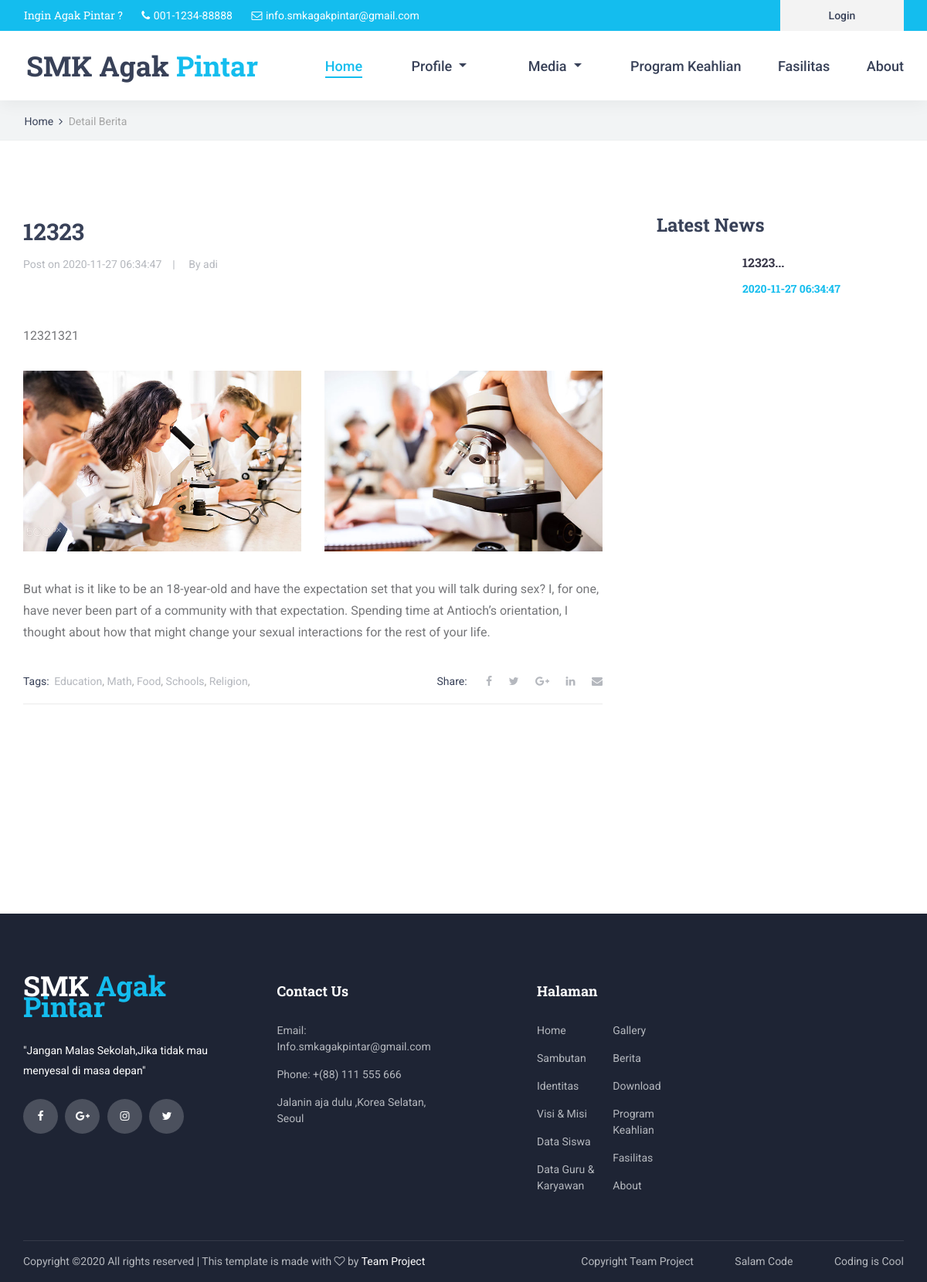
The app's page /home/detail_berita/2312312 with its own data.
### tables this page shows
CREATE TABLE `tbl_berita` (
  `id_berita` int(11) NOT NULL,
  `judul_berita` varchar(255) DEFAULT NULL,
  `slug_berita` varchar(255) DEFAULT NULL,
  `isi_berita` text DEFAULT NULL,
  `gambar_berita` varchar(30) DEFAULT NULL,
  `tgl_berita` timestamp NOT NULL DEFAULT current_timestamp(),
  `id_user` int(11) DEFAULT NULL
);

CREATE TABLE `tbl_user` (
  `id_user` int(2) NOT NULL,
  `nama_user` varchar(25) DEFAULT NULL,
  `username` varchar(25) DEFAULT NULL,
  `password` varchar(25) DEFAULT NULL,
  `level` int(2) DEFAULT NULL
);

### application/views/layout/v_content.php (called while the page is built)
<?php
  if ($isi) {
      $this->load->view($isi);
  }
?>

### application/views/layout/v_wrapper.php (called while the page is built)
<?php
require_once('v_head.php');
require_once('v_header.php');
require_once('v_nav.php');
require_once('v_content.php');
require_once('v_footer.php');

### application/controllers/Home.php (called while the page is built, shortened)
<?php
class Home extends CI_Controller
{
  public function __construct()
  {
    $this->load->model('m_home');
  }
  public function detail_berita($slug_berita)
  {
    $data = array(
      'title' => 'Detail Berita',
      'latets_berita' => $this->m_home->latets_berita(),
      'detail_berita' => $this->m_home->detail_berita($slug_berita),
      'isi' => 'v_detail_berita'
    );
    $this->load->view('layout/v_wrapper', $data, false);
  }
}

### index.php (called while the page is built, shortened)
<?php
require_once BASEPATH.'core/CodeIgniter.php';

### application/models/M_home.php (called while the page is built, shortened)
<?php
class M_home extends CI_Model
{
    public function detail_berita($slug_berita)
    {
        $this->db->select('*');
        $this->db->from('tbl_berita');
        $this->db->join('tbl_user', 'tbl_user.id_user = tbl_berita.id_user', 'left');
        $this->db->where('slug_berita', $slug_berita);
        return $this->db->get()->row();
    }
    public function latets_berita()
    {
        $this->db->select('*');
        $this->db->from('tbl_berita');
        $this->db->join('tbl_user', 'tbl_user.id_user = tbl_berita.id_user', 'left');
        $this->db->order_by('id_berita', 'desc');
        $this->db->limit(10);
        return $this->db->get()->result();
    }
}

### application/views/v_detail_berita.php (the view, shortened to what this page needs)
<div class="home">
    <div class="breadcrumbs_container">
        <div class="container">
            <div class="row">
                <div class="col">
                    <div class="breadcrumbs">
                        <ul>
                            <li><a href="index.html">Home</a></li>
                            <li>Detail Berita</li>
                        </ul>
                    </div>
                </div>
            </div>
        </div>
    </div>
</div>
<div class="blog">
    <div class="container">
        <div class="row">
            <div class="col-lg-8">
                <div class="blog_content">
                    <div class="blog_title"><?= $detail_berita->judul_berita ?></div>
                    <div class="blog_meta">
                        <ul>
                            <li>Post on <a href="#"><?= $detail_berita->tgl_berita ?></a></li>
                            <li>By <a href="#"><?= $detail_berita->nama_user ?></a></li>
                        </ul>
                    </div>
                    <div class="blog_image"><img src="<?= base_url('gambar_berita/' . $detail_berita->gambar_berita); ?>" alt=""></div>
                    <p><?= $detail_berita->isi_berita ?></p>
                    <div class="blog_images">
                        <div class="row">
                            <div class="col-lg-6 blog_images_col">
                                <div class="blog_image_small"><img src="images/blog_images_1.jpg" alt=""></div>
                            </div>
                            <div class="col-lg-6 blog_images_col">
                                <div class="blog_image_small"><img src="images/blog_images_2.jpg" alt=""></div>
                            </div>
                        </div>
                    </div>
                    <p>But what is it like to be an 18-year-old and have the expectation set that you will talk during sex? I, for one, have never been part of a community with that expectation. Spending time at Antioch’s orientation, I thought about how that might change your sexual interactions for the rest of your life.</p>
                </div>
                <div class="blog_extra d-flex flex-lg-row flex-column align-items-lg-center align-items-start justify-content-start">
                    <div class="blog_tags">
                        <span>Tags: </span>
                        <ul>
                            <li><a href="#">Education</a>, </li>
                            <li><a href="#">Math</a>, </li>
                            <li><a href="#">Food</a>, </li>
                            <li><a href="#">Schools</a>, </li>
                            <li><a href="#">Religion</a>, </li>
                        </ul>
                    </div>
                    <div class="blog_social ml-lg-auto">
                        <span>Share: </span>
                        <ul>
                            <li><a href="#"><i class="fa fa-facebook" aria-hidden="true"></i></a></li>
                            <li><a href="#"><i class="fa fa-twitter" aria-hidden="true"></i></a></li>
                            <li><a href="#"><i class="fa fa-google-plus" aria-hidden="true"></i></a></li>
                            <li><a href="#"><i class="fa fa-linkedin" aria-hidden="true"></i></a></li>
                            <li><a href="#"><i class="fa fa-envelope" aria-hidden="true"></i></a></li>
                        </ul>
                    </div>
                </div>
            </div>
            <div class="col-lg-4">
                <div class="sidebar">
                    <div class="sidebar_section">
                        <div class="sidebar_section_title">Latest News</div>
                        <div class="sidebar_latest">
                            <?php foreach ($latets_berita as $key => $value) { ?>
                                <div class="latest d-flex flex-row align-items-start justify-content-start">
                                    <div class="latest_image">
                                        <div><img src="<?= base_url('gambar_berita/' . $value->gambar_berita) ?>" alt=""></div>
                                    </div>
                                    <div class="latest_content">
                                        <div class="latest_title"><a href="<?= base_url('home/detail_berita/' . $value->slug_berita) ?>"><?= $value->judul_berita ?>...</a></div>
                                        <div class="latest_price"><?= $value->tgl_berita ?></div>
                                    </div>
                                </div>
                            <?php } ?>
                        </div>
                    </div>
                </div>
            </div>
        </div>
    </div>
</div>
<div class="newsletter">
    <div class="newsletter_background parallax-window" data-parallax="scroll" data-image-src="<?= base_url() ?>template/front-end/images/newsletter.jpg" data-speed="0.8"></div>
    <div class="container">
        <div class="row">
            <div class="col">
                <div class="newsletter_container d-flex flex-lg-row flex-column align-items-center justify-content-start">
                </div>
            </div>
        </div>
    </div>
</div>

### template/front-end/styles/courses.css (style rules this page uses)
* { margin: 0; padding: 0; -webkit-font-smoothing: antialiased; -webkit-text-shadow: rgba(0,0,0,.01) 0 0 1px; text-shadow: rgba(0,0,0,.01) 0 0 1px; }
body { font-family: 'Roboto', sans-serif; font-size: 14px; font-weight: 400; background: #FFFFFF; color: #a5a5a5; }
div { display: block; position: relative; -webkit-box-sizing: border-box; -moz-box-sizing: border-box; box-sizing: border-box; }
ul { list-style: none; margin-bottom: 0px; }
p { font-family: 'Roboto', sans-serif; font-size: 14px; line-height: 1.85; font-weight: 400; color: #76777a; -webkit-font-smoothing: antialiased; -webkit-text-shadow: rgba(0,0,0,.01) 0 0 1px; text-shadow: rgba(0,0,0,.01) 0 0 1px; }
p:last-of-type { margin-bottom: 0; }
a, a:hover, a:visited, a:active, a:link { text-decoration: none; -webkit-font-smoothing: antialiased; -webkit-text-shadow: rgba(0,0,0,.01) 0 0 1px; text-shadow: rgba(0,0,0,.01) 0 0 1px; }
.parallax-window { min-height: 400px; background: transparent; }
.home { width: 100%; height: 182px; background: #f2f4f5; border-bottom: solid 1px #edeff0; }
.breadcrumbs_container { position: absolute; left: 0; bottom: 0; width: 100%; padding-bottom: 13px; padding-left: 3px; }
.breadcrumbs ul li { display: inline-block; position: relative; }
.breadcrumbs ul li:not(:last-child)::after { display: inline-block; font-family: 'FontAwesome'; content: '\f105'; margin-left: 7px; margin-right: 4px; color: #384158; }
.breadcrumbs ul li a { font-size: 14px; font-weight: 400; color: #384158; -webkit-transition: all 200ms ease; -moz-transition: all 200ms ease; -ms-transition: all 200ms ease; -o-transition: all 200ms ease; transition: all 200ms ease; }
.sidebar { width: 100%; padding-left: 40px; }
.sidebar_section_title { font-family: 'Roboto Slab', serif; font-size: 24px; font-weight: 700; color: #384158; line-height: 0.75; }
.sidebar_latest { margin-top: 31px; }
.latest_image div { width: 90px; height: 74px; border-radius: 3px; overflow: hidden; }
.latest_content { padding-left: 21px; margin-top: -4px; }
.latest_title a { font-family: 'Roboto Slab', serif; font-size: 16px; font-weight: 700; color: #383749; line-height: 1.625; -webkit-transition: all 200ms ease; -moz-transition: all 200ms ease; -ms-transition: all 200ms ease; -o-transition: all 200ms ease; transition: all 200ms ease; }
.latest_price { font-family: 'Roboto Slab', serif; font-size: 14px; font-weight: 700; color: #14bdee; line-height: 0.75; margin-top: 16px; }
.newsletter { width: 100%; }
.newsletter_background { position: absolute; top: 0; left: 0; width: 100%; height: 100%; }
.newsletter_container { width: 100%; height: 120px; }

### template/front-end/styles/main_styles.css (style rules this page uses)
* { margin: 0; padding: 0; -webkit-font-smoothing: antialiased; -webkit-text-shadow: rgba(0,0,0,.01) 0 0 1px; text-shadow: rgba(0,0,0,.01) 0 0 1px; }
body { font-family: 'Roboto', sans-serif; font-size: 14px; font-weight: 400; background: #FFFFFF; color: #a5a5a5; }
div { display: block; position: relative; -webkit-box-sizing: border-box; -moz-box-sizing: border-box; box-sizing: border-box; }
ul { list-style: none; margin-bottom: 0px; }
p { font-family: 'Roboto', sans-serif; font-size: 14px; line-height: 1.85; font-weight: 400; color: #76777a; -webkit-font-smoothing: antialiased; -webkit-text-shadow: rgba(0,0,0,.01) 0 0 1px; text-shadow: rgba(0,0,0,.01) 0 0 1px; }
p:last-of-type { margin-bottom: 0; }
a, a:hover, a:visited, a:active, a:link { text-decoration: none; -webkit-font-smoothing: antialiased; -webkit-text-shadow: rgba(0,0,0,.01) 0 0 1px; text-shadow: rgba(0,0,0,.01) 0 0 1px; }
.parallax-window { min-height: 400px; background: transparent; }
.home { width: 100%; height: 850px; }
.newsletter { width: 100%; }
.newsletter_background { position: absolute; top: 0; left: 0; width: 100%; height: 100%; }
.newsletter_container { width: 100%; height: 120px; }

### records on screen
tbl_berita: judul_berita "12323", tgl_berita "2020-11-27 06:34:47", tbl_user.nama_user "adi", isi_berita "12321321"
